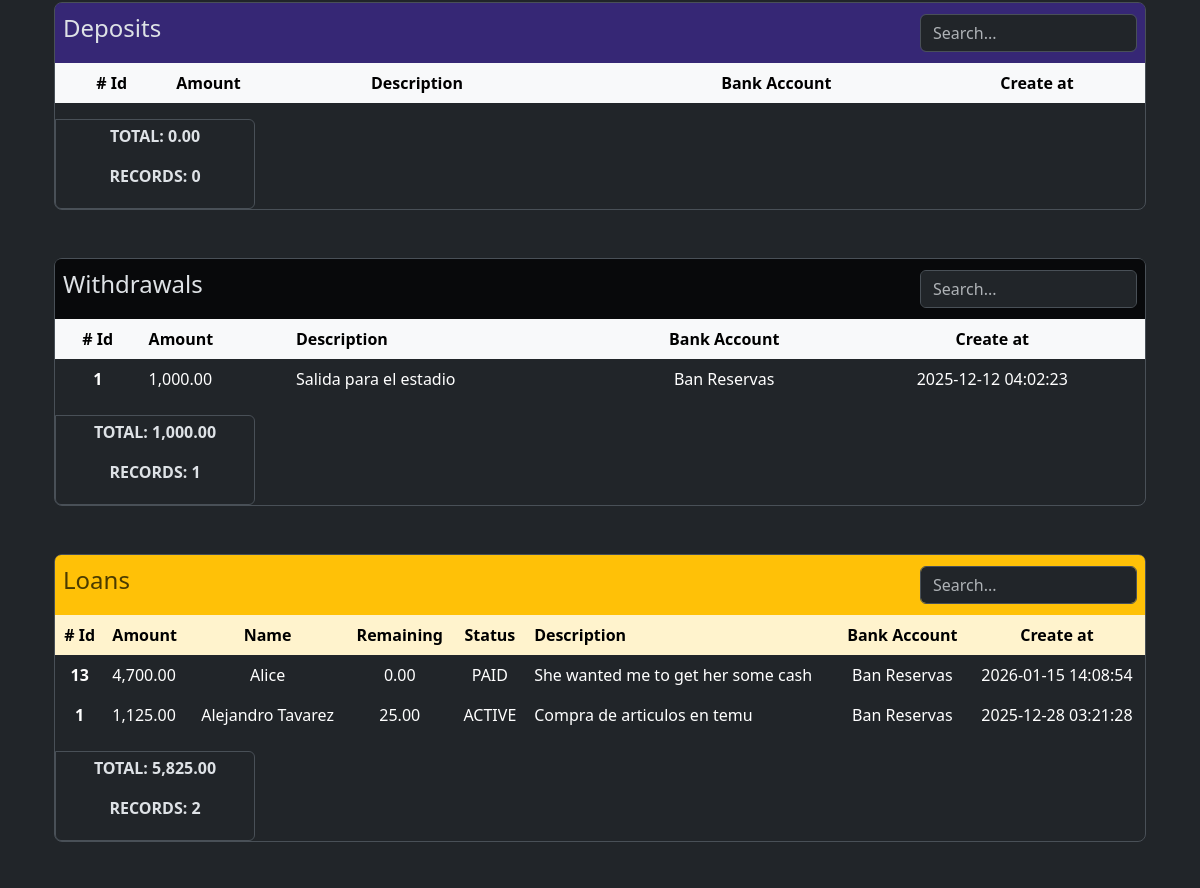
Page /bank_accounts/associated_records/5 (middle part) on the earlier database version.
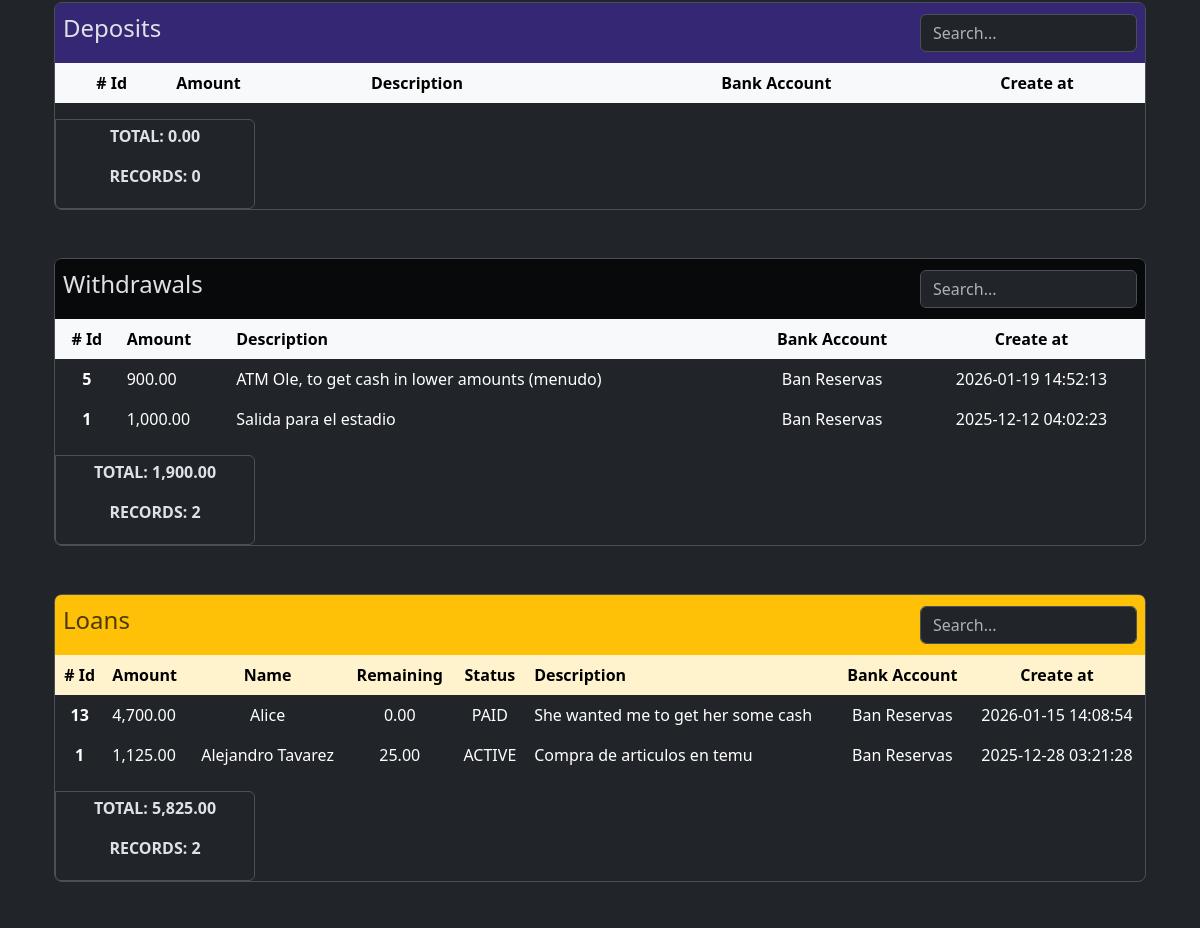
Same page on the later database version.
### app/models/withdrawal.py (models this page shows, shortened)
class Withdrawal(db.Model):
    __tablename__ = 'withdrawals'
    id = db.Column(db.Integer, primary_key=True)
    amount = db.Column(db.Numeric(10,2), nullable=False, default=0.00)
    description = db.Column(db.String(255))
    code = db.Column(db.String(50), nullable=False)
    bank_account_id = db.Column(db.Integer, db.ForeignKey('bank_accounts.id'))
    created_at = db.Column(db.DateTime(timezone=True), server_default=func.now())
    updated_at = db.Column(db.DateTime(timezone=True), onupdate=func.now())
    bank_account = relationship('BankAccount', back_populates='withdrawals')

### app/models/bank_account.py (models this page shows)
class BankAccount(db.Model):
    __tablename__ = 'bank_accounts'
    id = db.Column(db.Integer, primary_key=True)
    nick_name = db.Column(db.String(120))
    amount_available = db.Column(db.Numeric(10, 2), nullable=False)
    is_active = db.Column(db.Boolean, default=True)
    account_number = db.Column(db.Integer, nullable=True)
    bank_id = db.Column(db.Integer, db.ForeignKey('banks.id'))
    created_at = db.Column(db.DateTime(timezone=True), server_default=func.now())
    updated_at = db.Column(db.DateTime(timezone=True), onupdate=func.now())
    bank = relationship('Bank', back_populates='bank_accounts')
    expenses = relationship('Expense', back_populates='bank_account', order_by='desc(Expense.created_at)')
    incomes = relationship('Income', back_populates='bank_account', order_by='desc(Income.created_at)')
    credit_card_payments = relationship('CreditCardPayment', back_populates='bank_account', order_by='desc(CreditCardPayment.created_at)')
    withdrawals = relationship('Withdrawal', back_populates='bank_account', order_by='desc(Withdrawal.created_at)')
    loans = relationship('Loan', back_populates='bank_account', order_by='desc(Loan.created_at)')
    loan_payments = relationship('LoanPayment', back_populates='bank_account', order_by='desc(LoanPayment.created_at)')
    debts = relationship('Debt', back_populates='bank_account', order_by='desc(Debt.created_at)')
    debt_payments = relationship('DebtPayment', back_populates='bank_account', order_by='desc(DebtPayment.created_at)')
    transaction_ledger = relationship('BankAccountTransactionsLedger', back_populates='bank_account')
    deposits = relationship('Deposit', back_populates='bank_account', order_by='desc(Deposit.created_at)')
    outgoing_transfers = relationship('BankTransfer', foreign_keys='BankTransfer.from_bank_account_id', back_populates='from_bank_account', order_by='desc(BankTransfer.created_at)')
    incoming_transfers = relationship('BankTransfer', foreign_keys='BankTransfer.to_bank_account_id', back_populates='to_bank_account', order_by='desc(BankTransfer.created_at)')

### app/models/loan.py (models this page shows, shortened)
class Loan(db.Model):
    __tablename__ = 'loans'
    id = db.Column(db.Integer, primary_key=True)
    person_name = db.Column(db.String(100), nullable=False)
    amount = db.Column(db.Numeric(10, 2), nullable=False)
    is_active = db.Column(db.Boolean, default=True)
    is_cash = db.Column(db.Boolean)
    code = db.Column(db.String(50), nullable=False)
    bank_account_id = db.Column(db.Integer, db.ForeignKey('bank_accounts.id'))
    created_at = db.Column(db.DateTime(timezone=True), server_default=func.now())
    updated_at = db.Column(db.DateTime(timezone=True), onupdate=func.now())
    description = db.Column(db.String(200))
    loan_payments = relationship('LoanPayment', back_populates='loan', order_by='desc(LoanPayment.created_at)', cascade='all, delete-orphan')
    bank_account = relationship('BankAccount', back_populates='loans')
    def total_payments(self):
        db.session.refresh(self)
        total = Decimal(0.0)
        for payment in self.loan_payments:
            total += payment.amount
        return total
    def remaining_amount(self):
        db.session.refresh(self)
        remaining = self.amount - self.total_payments()
        if remaining < 0:
            return Decimal('0.00')
        return remaining.quantize(Decimal('0.00'))

### app/models/loan_payment.py (models this page shows, shortened)
class LoanPayment(db.Model):
    __tablename__ = 'loan_payment'
    id = db.Column(db.Integer, primary_key=True)
    amount = db.Column(db.Numeric(10,2), nullable=False)
    is_cash = db.Column(db.Boolean, nullable=False)
    loan_id = db.Column(db.Integer, db.ForeignKey('loans.id'))
    bank_account_id = db.Column(db.Integer, db.ForeignKey('bank_accounts.id', name='bank_account_id'))
    code = db.Column(db.String(50), nullable=False, server_default='TEMP')
    created_at = db.Column(db.DateTime(timezone=True), server_default=func.now())
    updated_at = db.Column(db.DateTime(timezone=True), onupdate=func.now())
    loan = relationship('Loan', back_populates='loan_payments')
    bank_account = relationship('BankAccount', back_populates='loan_payments')

### app/routes/bank_account_routes.py (the view)
@bank_account_bp.route('/associated_records/<int:bank_account_id>')
def associated_records(bank_account_id):
    try:
        data = ba_controller.get_associated_records(bank_account_id)
        return render_template('bank_accounts/associated_records.html', **data)
    except Exception as e:
        print(e)
        return jsonify({'error': str(e)}), 400

### app/utils/numeric_casting.py (called while the page is built)
def total_amount(obj_list: list):
    total = Decimal()
    for o in obj_list:
        total += o.amount
    return format_amount(total)

def format_amount(value):
    try:
        return f'{value:,.2f}';
    except Exception as e:
        return None

### app/templates/bank_accounts/associated_records.html (shortened to what the changed rows need)
{% extends 'layout.html' %}
{% block content %}
    <div class="my-5 border rounded-3">
        <div class="table-responsive overflow-y-auto" style="max-height: 322px;">
            <table class="table table-borderless table-hover text-center">
                <thead class="sticky-top">
                    <tr class="table-light" >
                        <th scope="col"># Id</th>
                        <th scope="col" class="text-start">Amount</th>
                        <th scope="col" class="text-start">Description</th>
                        <th scope="col">Bank Account</th>
                        <th scope="col">Create at</th>
                    </tr>
                </thead>
            </table>
        </div>
    </div>
    <div class="my-5 border rounded-3">
        <div class="table-responsive overflow-y-auto" style="max-height: 322px;">
            <table class="table table-borderless table-hover text-center">
                <thead class="sticky-top">
                    <tr class="table-light" >
                        <th scope="col"># Id</th>
                        <th scope="col" class="text-start">Amount</th>
                        <th scope="col" class="text-start">Description</th>
                        <th scope="col">Bank Account</th>
                        <th scope="col">Create at</th>
                    </tr>
                </thead>
                <tbody  id="withdrawals-table-body">
                  {% for withdrawal in bank_account.withdrawals %}
                    <tr>
                        <th scope="row">{{ withdrawal.id }}</th>
                        <td class="text-start">{{ format_amount(withdrawal.amount) }}</td>
                        <td class="text-start">{{ withdrawal.description if withdrawal.description else '-'}}</td>
                        <td>{{ withdrawal.bank_account.nick_name }}</td>
                        <td>{{ withdrawal.created_at }}</td>
                    </tr>
                  {% endfor %}
                </tbody>
            </table>
        </div>
        <div class="p-1 border rounded-end rounded-bottom w-100 d-flex justify-content-center align-items-center" style="max-width: 200px;">
            <div class="row text-center">
                <p class="fs-6 fw-bold" id="total-amounts-withdrawal-id">TOTAL: {{ total_amount(bank_account.withdrawals) }}</p>
                <p class="fs-6 fw-bold" id="total-count-withdrawal-id">RECORDS: {{ bank_account.withdrawals | length }}</p>
            </div>
        </div>
    </div>
    <div class="my-5 border rounded-3">
        <div id="expenses-table-container" class="table-responsive overflow-y-auto" style="max-height: 322px;">
            <table class="table table-borderless text-center  table-hover">
                <thead class="sticky-top">
                    <tr class="table-warning">
                        <th scope="col"># Id</th>
                        <th scope="col" class="text-start">Amount</th>
                        <th scope="col">Name</th>
                        <th scope="col">Remaining</th>
                        <th scope="col">Status</th>
                        <th scope="col" class="text-start">Description</th>
                        <th scope="col">Bank Account</th>
                        <th scope="col">Create at</th>
                    </tr>
                </thead>
                <tbody id="loans-table-body">
                  {% for loan in bank_account.loans %}
                    <tr class="loan-row" data-loan-id="{{ loan.id }}" data-url-associated-records = "{{ url_for('accounts_receivable.associated_records', loan_id=loan.id) }}">
                        <th scope="row">{{ loan.id }}</th>
                        <td class="text-start">{{ format_amount(loan.amount) }}</td>
                        <td>{{ loan.person_name }}</td>
                        <td> {{ loan.remaining_amount() }} </td>
                        <td>{{ 'ACTIVE' if loan.is_active else 'PAID'  }}</td>
                        <td class="text-start">{{ loan.description }}</td>
                        <td>{{ loan.bank_account.nick_name }}</td>
                        <td>{{ loan.created_at }}</td>
                    </tr>
                  {% endfor %}
                </tbody>
            </table>
        </div>
        <div class="p-1 border rounded-end rounded-bottom w-100 d-flex justify-content-center align-items-center" style="max-width: 200px;">
            <div class="row text-center">
                <p class="fs-6 fw-bold" id="total-amounts-loans-id">TOTAL: {{ total_amount(bank_account.loans) }}</p>
                <p class="fs-6 fw-bold" id="total-count-loans-id">RECORDS: {{ bank_account.loans | length }}</p>
            </div>
        </div>
    </div>
    <link href="https://cdn.jsdelivr.net/npm/@sweetalert2/theme-dark@5/dark.css" rel="stylesheet">
{% endblock %}

Differences in the rows shown:
added Withdrawal: id "5", amount "900.00", description "ATM Ole, to get cash in lower amounts (menudo)", bank_account.nick_name "Ban Reservas", created_at "2026-01-19 14:52:13", amount.amount "1,900.00"
Other differences:
{{ bank_account.withdrawals | length }}: "1" → "2"
{{ total_amount(bank_account.withdrawals) }}: "1,000.00" → "1,900.00"
